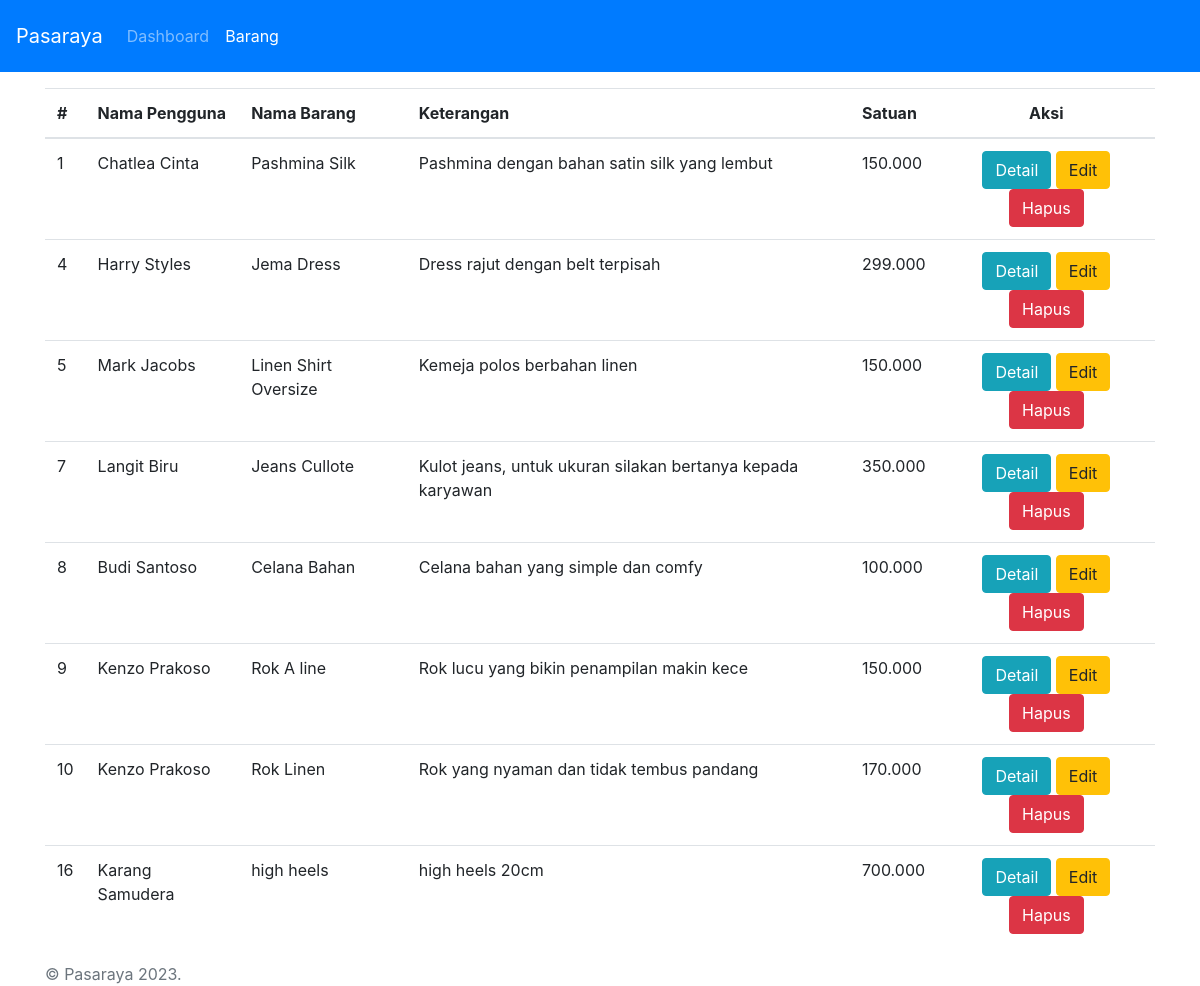
Screenshot of /barang/index with the database file from the repository.
### tables this page shows
CREATE TABLE `barang` (
  `IdBarang` int(11) NOT NULL,
  `NamaBarang` varchar(255) DEFAULT NULL,
  `Keterangan` varchar(255) DEFAULT NULL,
  `Satuan` int(15) DEFAULT NULL,
  `iduser` int(11) DEFAULT NULL
);

CREATE TABLE `pengguna` (
  `iduser` int(11) NOT NULL,
  `username` varchar(255) DEFAULT NULL,
  `password` varchar(30) DEFAULT NULL,
  `namalengkap` varchar(125) DEFAULT NULL,
  `NoHp` varchar(13) DEFAULT NULL,
  `Alamat` varchar(255) DEFAULT NULL,
  `IdAkses` int(11) DEFAULT NULL
);

### app/libs/controller.php (called while the page is built, shortened)
<?php
class Controller
{
    public $db = null;
    private function openDatabaseConnection()
    {
        $options = array(PDO::ATTR_DEFAULT_FETCH_MODE => PDO::FETCH_OBJ, PDO::ATTR_ERRMODE => PDO::ERRMODE_WARNING);
        try {
            $this->db = new PDO("mysql:host=" . DB_HOST . ";port=" . DB_PORT . ";dbname=" . DB_NAME, DB_USER, DB_PASS, $options);
        } catch(PDOException $e) {
            echo $e->getMessage();
        }
    }
    public function loadModel($model_name)
    {
        return new $model_name($this->db);
    }
}

### app/controllers/barang.php (called while the page is built, shortened)
<?php
class Barang extends Controller
{
    public function index()
    {
        $menu = 'barang';
        $NamaBarang = isset($_GET['NamaBarang']) ? $_GET['NamaBarang'] : null;
        $barang_model = $this->loadModel('BarangModel');
        $data_barang = $barang_model->getAllBarang($NamaBarang);
        require 'app/views/layouts/header.php';
        require 'app/views/layouts/navbar.php';
        require 'app/views/barang/index.php';
        require 'app/views/layouts/footer.php';
    }
}

### index.php (called while the page is built, shortened)
<?php
require 'app/libs/application.php';
require 'app/libs/controller.php';
$app = new Application();

### app/models/barangmodel.php (called while the page is built, shortened)
<?php
class BarangModel
{
    private $db;
    function __construct($db) {
        $this->db = $db;
    }
    public function getAllBarang($NamaBarang)
    {
        try {
            if ($NamaBarang != null) {
                $query = "SELECT * FROM Barang INNER JOIN Pengguna ON Barang.iduser = Pengguna.iduser WHERE NamaBarang LIKE '%$NamaBarang%'";
            } else {
                $query = "SELECT * FROM Barang INNER JOIN Pengguna ON Barang.iduser = Pengguna.iduser";
            }
            $prepareDB = $this->db->prepare($query);
            $prepareDB->execute();
            $result = $prepareDB->fetchAll();
            return $result;
        } catch (Exception $e) {
            throw $e;
        }
    }
}

### app/views/barang/index.php (the view, shortened to what this page needs)
<main role="main" class="container">
    <div class="clearfix mb-3 mt-3">
        <h1 class="float-left">Daftar Barang</h1>
        <a href="<?= URL . '/barang/tambah' ?>" class="btn btn-success float-right ml-2">Tambah Barang</a>
        <form class="form-inline float-right" action="<?= URL . '/barang/index' ?>" method="GET">
            <button class="btn btn-outline-info my-2 my-sm-0" type="submit">Cari</button>
        </form>
    </div>
    <div class="table-responsive">
        <table class="table">
            <thead>
                <tr>
                    <th>#</th>
                    <th>Nama Pengguna</th>
                    <th>Nama Barang</th>
                    <th>Keterangan</th>
                    <th>Satuan</th>
                    <th class="text-center">Aksi</th>
                </tr>
            </thead>
            <tbody>
                <?php foreach ($data_barang as $barang) { ?>
                <tr>
                    <td><?php if (isset($barang->IdBarang)) echo $barang->IdBarang; ?></td>
                    <td><?php if (isset($barang->iduser)) echo $barang->username; ?></td>
                    <td><?php if (isset($barang->NamaBarang)) echo $barang->NamaBarang; ?></td>
                    <td><?php if (isset($barang->Keterangan)) echo $barang->Keterangan; ?></td>
                    <td><?php if (isset($barang->Satuan)) echo number_format($barang->Satuan, 0, ',', '.'); ?></td>
                    <td class="text-center">
                        <a href="<?php echo URL . '/barang/detail/' . $barang->IdBarang; ?>" class="btn btn-info">Detail</a>
                        <a href="<?php echo URL . '/barang/edit/' . $barang->IdBarang; ?>" class="btn btn-warning">Edit</a>
                        <form class="d-inline deleteData" action="<?php echo URL . '/barang/proses_hapus'; ?>" method="POST">
                            <button type="submit" class="btn btn-danger" name="hapus_barang">Hapus</button>
                        </form>
                    </td>
                </tr>
                <?php } ?>
            </tbody>
        </table>
    </div>
</main>

### app/libs/application.php (shortened to what this page needs)
<?php
class Application
{
    private $url_controller = null;
    private $url_action = null;
    private $url_parameter_1 = null;
    private $url_parameter_2 = null;
    private $url_parameter_3 = null;
    public function __construct()
    {
        if (file_exists('./app/controllers/' . $this->url_controller . '.php')) {
            $this->url_controller = new $this->url_controller();
            if (method_exists($this->url_controller, $this->url_action)) {
                if (isset($this->url_parameter_3)) {
                    $this->url_controller->{$this->url_action}($this->url_parameter_1, $this->url_parameter_2, $this->url_parameter_3);
                } elseif (isset($this->url_parameter_2)) {
                    $this->url_controller->{$this->url_action}($this->url_parameter_1, $this->url_parameter_2);
                } elseif (isset($this->url_parameter_1)) {
                    $this->url_controller->{$this->url_action}($this->url_parameter_1);
                } else {
                    $this->url_controller->{$this->url_action}();
                }
            } else {
                $this->url_controller->index();
            }
        } else {
            require './app/controllers/dasbor.php';
            $dasbor = new DasborController();
            $dasbor->index();
        }
    }
    private function splitUrl()
    {
        if (isset($_GET['url'])) {
            $url = rtrim($_GET['url'], '/');
            $url = filter_var($url, FILTER_SANITIZE_URL);
            $url = explode('/', $url);
            $this->url_controller = (isset($url[0]) ? $url[0] : null);
            $this->url_action = (isset($url[1]) ? $url[1] : null);
            $this->url_parameter_1 = (isset($url[2]) ? $url[2] : null);
            $this->url_parameter_2 = (isset($url[3]) ? $url[3] : null);
            $this->url_parameter_3 = (isset($url[4]) ? $url[4] : null);
        }
    }
}

### app/views/layouts/header.php (shortened to what this page needs)
<!doctype html>
<html lang="en">
  <head>
    <link href="https://getbootstrap.com/docs/4.0/dist/css/bootstrap.min.css" rel="stylesheet">
    <link href="https://getbootstrap.com/docs/4.0/examples/sticky-footer-navbar/sticky-footer-navbar.css" rel="stylesheet">
  </head>
  <body>

### app/views/layouts/navbar.php (shortened to what this page needs)
<header>
    <nav class="navbar navbar-expand-md navbar-dark fixed-top bg-primary p-3">
        <a class="navbar-brand" href="<?php echo URL; ?>">Pasaraya</a>
        <div class="collapse navbar-collapse" id="navbarCollapse">
            <ul class="navbar-nav mr-auto">
                <li class="nav-item <?php if (isset($menu) && $menu == 'dasbor') echo 'active'; ?>">
                    <a class="nav-link" href="<?php echo URL; ?>">Dashboard <span class="sr-only">(current)</span></a>
                </li>
                <li class="nav-item <?php if (isset($menu) && $menu == 'barang') echo 'active'; ?>">
                    <a class="nav-link" href="<?php echo URL; ?>/barang/index">Barang</a>
                </li>
            </ul>
        </div>
    </nav>
</header>

### app/views/layouts/footer.php (shortened to what this page needs)
<footer class="footer">
    <div class="container">
    <span class="text-muted"> &copy; Pasaraya <?= date('Y') ?>.</span>
    </div>
</footer>
  </body>
</html>

### rows the page displays
barang: IdBarang "1", iduser.username "Chatlea Cinta", NamaBarang "Pashmina Silk", Keterangan "Pashmina dengan bahan satin silk yang lembut", Satuan "150.000"
barang: IdBarang "4", iduser.username "Harry Styles", NamaBarang "Jema Dress", Keterangan "Dress rajut dengan belt terpisah", Satuan "299.000"
barang: IdBarang "5", iduser.username "Mark Jacobs", NamaBarang "Linen Shirt Oversize", Keterangan "Kemeja polos berbahan linen", Satuan "150.000"
barang: IdBarang "7", iduser.username "Langit Biru", NamaBarang "Jeans Cullote", Keterangan "Kulot jeans, untuk ukuran silakan bertanya kepada karyawan", Satuan "350.000"
barang: IdBarang "8", iduser.username "Budi Santoso", NamaBarang "Celana Bahan", Keterangan "Celana bahan yang simple dan comfy", Satuan "100.000"
barang: IdBarang "9", iduser.username "Kenzo Prakoso", NamaBarang "Rok A line", Keterangan "Rok lucu yang bikin penampilan makin kece", Satuan "150.000"
barang: IdBarang "10", iduser.username "Kenzo Prakoso", NamaBarang "Rok Linen", Keterangan "Rok yang nyaman dan tidak tembus pandang", Satuan "170.000"
barang: IdBarang "16", iduser.username "Karang Samudera", NamaBarang "high heels", Keterangan "high heels 20cm", Satuan "700.000"
